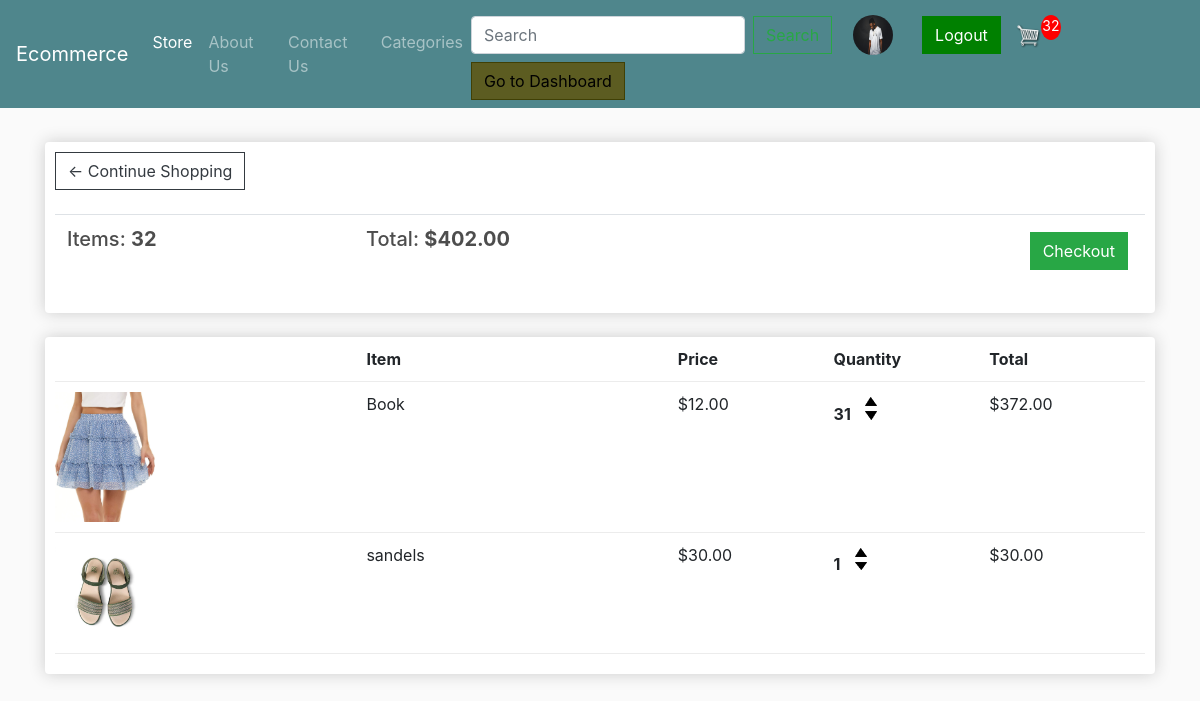
The app's page /cart/ (signed in) with its own data.
### store/models.py (models this page shows, shortened)
class Profile(models.Model):
    user = models.OneToOneField(User, on_delete=models.CASCADE)
    image = models.ImageField(default='default.jpg', upload_to='profile_pics')

class Order(models.Model):
    customer = models.ForeignKey(Customer, on_delete=models.SET_NULL, blank=True, null=True)
    date_order = models.DateTimeField(auto_now_add=True)
    complete = models.BooleanField(default=False, null=True, blank=False)
    transaction_id = models.CharField(max_length=200, null=True)
    @property
    def get_cart_total(self):
        orderitems = self.orderitem_set.all()
        total = sum([item.get_total for item in orderitems])
        return total
    @property
    def get_cart_items(self):
        orderitems = self.orderitem_set.all()
        total = sum([item.quantity for item in orderitems])
        return total

class OrderItem(models.Model):
    product = models.ForeignKey(Product, on_delete=models.SET_NULL, blank=True, null=True)
    order = models.ForeignKey(Order, on_delete=models.SET_NULL, blank=True, null=True)
    quantity = models.IntegerField(default=0, null=True, blank=True)
    date_added = models.DateTimeField(auto_now_add=True)
    image_url = models.CharField(max_length=200, null=True, blank=True)  # Add this line
    @property
    def get_total(self):
        if self.product and self.product.price:
            total = self.product.price * self.quantity
        else:
            total = 0
        return total

class Product(models.Model):
    name = models.CharField(max_length=200, null=True)
    price = models.DecimalField(max_digits=7, decimal_places=2)
    digital = models.BooleanField(default=False)
    image = models.ImageField(upload_to='products/')
    description = models.TextField(null=True, blank=True)
    in_stock = models.BooleanField(default=True)
    colors = models.ManyToManyField(Color, related_name='products')
    sizes = models.ManyToManyField(Size, related_name='products')
    category = models.ForeignKey(Category, on_delete=models.SET_DEFAULT, default=1)
    @property
    def imageURL(self):
        try:
            url = self.image.url
        except:
            url = ''  # Provide a default URL or handle the exception as per your application's needs
        return url

### store/views.py (the view)
# urls.py: path('cart/', views.cart, name='cart'),
def cart(request):
        data = cartData(request)
        cartItems = data['cartItems']
        order = data['order']
        items = data['items']
        context = {'items':items, 'order':order,'cartItems':cartItems}
        return render(request, 'store/cart.html', context)

### store/utils.py (called while the page is built)
def cartData(request):
    if request.user.is_authenticated:
        try:
            customer = request.user.customer
        except Customer.DoesNotExist:
            customer = Customer.objects.create(user=request.user, name=request.user.username, email=request.user.email)
        customer = request.user.customer
        order, created = Order.objects.get_or_create(customer=customer, complete=False)
        items = order.orderitem_set.all()
        cartItems = order.get_cart_items
    else:
        cookieData = cookieCart(request)
        cartItems = cookieData['cartItems']
        order = cookieData['order']
        items = cookieData['items']
    context = {'items': items, 'order': order, 'cartItems': cartItems}
    return context

### store/templates/store/cart.html (shortened to what this page needs)
{% extends 'store/main.html' %}
{% load static %}
{% block content %}
<div class="row">
    <div class="col-lg-12">
        <div class="box-element">
            <a class="btn btn-outline-dark" href="{% url 'store' %}">&#x2190; Continue Shopping</a>
            <br><br>
            <table class="table">
                <tr>
                    <th><h5>Items: <strong>{{ order.get_cart_items }}</strong></h5></th>
                    <th><h5>Total: <strong>${{ order.get_cart_total }}</strong></h5></th>
                    <th>
                        <a style="float:right; margin:5px;" class="btn btn-success" href="{% url 'checkout' %}">Checkout</a>
                    </th>
                </tr>
            </table>
        </div>
        <br>
        <div class="box-element">
            <div class="cart-row">
                <div style="flex:2"></div>
                <div style="flex:2"><strong>Item</strong></div>
                <div style="flex:1"><strong>Price</strong></div>
                <div style="flex:1"><strong>Quantity</strong></div>
                <div style="flex:1"><strong>Total</strong></div>
            </div>
            {% for item in items %}
            <div class="cart-row">
                <div style="flex:2"><img class="row-image" src="{{ item.product.imageURL }}"></div>
                <div style="flex:2"><p>{{ item.product.name }}</p></div>
                <div style="flex:1"><p>${{ item.product.price|floatformat:2 }}</p></div>
                <div style="flex:1">
                    <p class="quantity">{{ item.quantity }}</p>
                    <div class="quantity">
                        <img data-product="{{ item.product.id }}" data-action="add" class="chg-quantity update-cart" src="{% static 'images/arrow-up.png' %}">
                        <img data-product="{{ item.product.id }}" data-action="remove" class="chg-quantity update-cart" src="{% static 'images/arrow-down.png' %}">
                    </div>
                </div>
                <div style="flex:1"><p>${{ item.get_total }}</p></div>
            </div>
            {% endfor %}
        </div>
    </div>
</div>
{% endblock content %}

### store/templates/store/main.html (shortened to what this page needs)
<!DOCTYPE html>
{% load static %}
<html>
<head>
    <link rel="stylesheet" href="https://stackpath.bootstrapcdn.com/bootstrap/4.4.1/css/bootstrap.min.css">
    <link rel="stylesheet" href="https://cdnjs.cloudflare.com/ajax/libs/font-awesome/6.0.0-beta3/css/all.min.css">
    <link rel="stylesheet" type="text/css" href="{% static 'css/main.css' %}">
</head>
<body>
    <nav class="navbar navbar-expand-lg navbar-dark bg-dark">
        <a class="navbar-brand" href="{% url 'store' %}">Ecommerce</a>
        <div class="collapse navbar-collapse" id="navbarSupportedContent">
            <ul class="navbar-nav mr-auto">
                <li class="nav-item active">
                    <a class="nav-link" href="{% url 'store' %}">Store <span class="sr-only">(current)</span></a>
                </li>
                <li class="nav-item">
                    <a class="nav-link" href="{% url 'about_us' %}">About Us</a>
                </li>
                <li class="nav-item">
                    <a class="nav-link" href="{% url 'contact_us' %}">Contact Us</a>
                </li>
                <li class="nav-item">
                    <a class="nav-link" href="{% url 'category_list_view' %}">Categories</a>
                </li>
            </ul>
            <div class="form-inline my-2 my-lg-0">
                <form class="form-inline" method="GET" action="{% url 'search_results' %}">
                    <input class="form-control mr-sm-2" type="search" placeholder="Search" aria-label="Search" name="q">
                    <button class="btn btn-outline-success my-2 my-sm-0 mr-2" type="submit">Search</button>
                </form>
                {% if user.is_authenticated %}
                    <a href="{% url 'profile' %}" class="btn mr-2">
                        <img src="{{ user.profile.image.url }}" class="profile-pic" alt="{{ user.username }}">
                    </a>
                    <a href="{% url 'logout' %}" class="btn btn-custom ml-2">Logout</a>
                {% else %}
                    <a href="{% url 'login' %}" class="btn btn-custom mr-2">Login</a>
                    <a href="{% url 'signup' %}" class="btn btn-custom ml-2">SignUp</a>
                {% endif %}
                <a href="{% url 'cart' %}">
                    <img id="cart-icon" src="{% static 'images/cart.png' %}">
                </a>
                <p id="cart-total">{{ cartItems }}</p>
                {% if user.is_superuser %}
                    <a href="{% url 'admin_dashboard' %}" class="btn btn-primary btn-yellow">Go to Dashboard</a>
                {% endif %}
            </div>
        </div>
    </nav>
    <div class="container">
        <br>
        {% block content %}
        {% endblock content %}
    </div>
</body>
</html>

### static/css/main.css (style rules this page uses)
body { background-color: hsl(0, 0%, 98%); }
h1,h2,h3,h4,h5,h6 { color:hsl(0, 0%, 30%); }
.box-element { box-shadow:hsl(0, 0%, 80%) 0 0 16px; background-color: #fff; border-radius: 4px; padding: 10px; }
.bg-dark { background-color: #4f868c!important; }
#cart-icon { width:25px; display: inline-block; margin-left: 15px; }
#cart-total { display: block; text-align: center; color:#fff; background-color: red; width: 20px; height: 25px; border-radius: 50%; font-size: 14px; }
.col-lg-4, .col-lg-6, .col-lg-8, .col-lg-12 { margin-top: 10px; }
.btn { border-radius: 0; }
.row-image { width: 100px; }
.cart-row { display: flex; align-items: flex-stretch; padding-bottom: 10px; margin-bottom: 10px; border-bottom: 1px solid #ececec; }
.quantity { display: inline-block; font-weight: 700; padding-right:10px; }
.chg-quantity { width: 12px; cursor: pointer; display: block; margin-top: 5px; transition:.1s; }
.btn-yellow { background-color: rgb(92, 92, 33) !important; border-color: rgb(64, 64, 5) !important; color: black !important; }

### store/templates/store/main.html (style rules this page uses)
.btn-custom { color: white; background-color: green; border-color: green; }
.profile-pic { width: 40px; height: 40px; border-radius: 50%; }

### records on screen
Order: get_cart_items "32", get_cart_total "402.00"
OrderItem: product.imageURL (picture), product.name "Book", product.price "12.00", quantity "31", get_total "372.00"
OrderItem: product.imageURL (picture), product.name "sandels", product.price "30.00", quantity "1", get_total "30.00"

### other values on screen
{{ cartItems }} "32"
